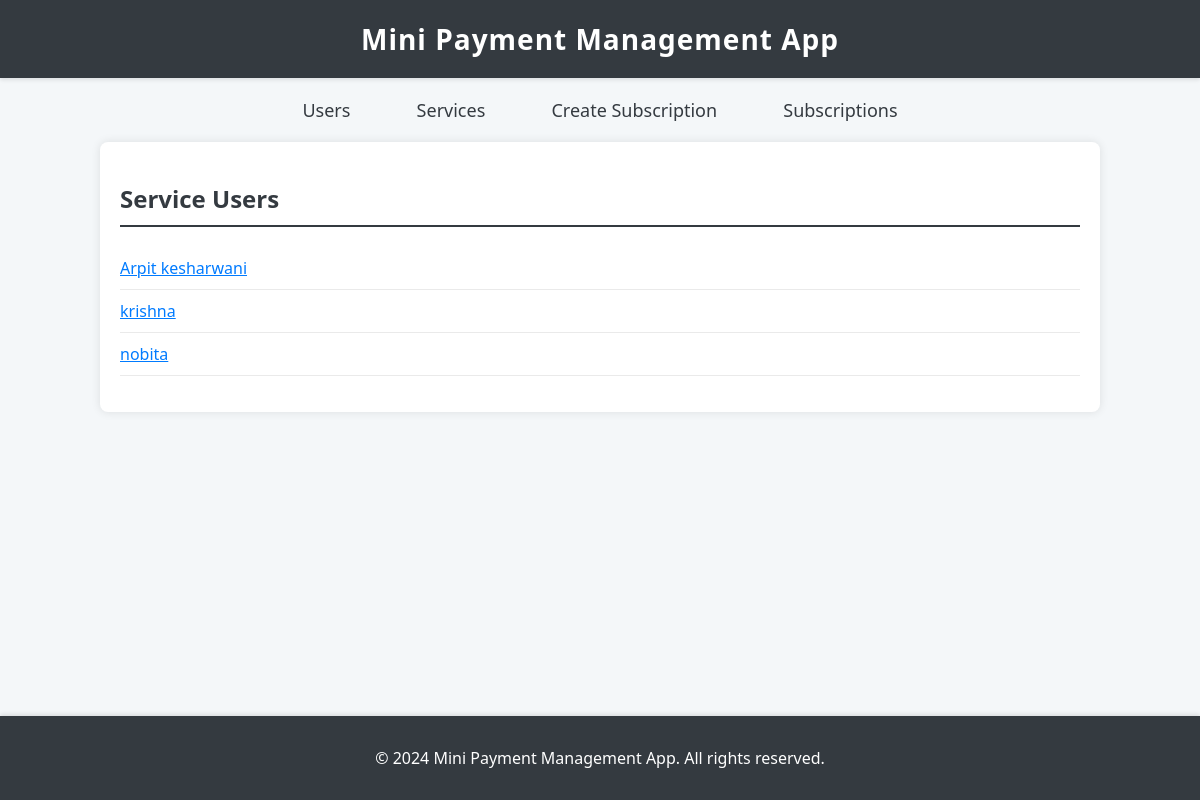
/users/, run on the app's committed database.
### subscriptions/models.py (models this page shows, shortened)
class ServiceUser(models.Model):
    GENDER_CHOICES = [
        ('M', 'Male'),
        ('F', 'Female'),
        ('O', 'Other'),
    ]
    name = models.CharField(max_length=100)
    email = models.EmailField(unique=True)
    age = models.PositiveIntegerField()
    gender = models.CharField(max_length=1, choices=GENDER_CHOICES)

### subscriptions/views.py (the view)
# urls.py: path('users/', ServiceUserListView.as_view(), name='user_list'),
class ServiceUserListView(ListView):
    model = ServiceUser
    template_name = 'subscriptions/serviceuser_list.html'
    context_object_name = 'users'

### subscriptions/templates/subscriptions/serviceuser_list.html
{% extends 'base.html' %} {% block content %}
<h2>Service Users</h2>
<ul>
  {% for user in users %}
  <li>
    <a class="btn btn-primary" href="{% url 'user_detail' user.id %}"
      >{{ user.name }}</a
    >
  </li>
  {% endfor %}
</ul>
{% endblock %}

### subscriptions/templates/base.html (style rules this page uses)
body { font-family: 'Segoe UI', Tahoma, Geneva, Verdana, sans-serif; background-color: #f4f7f9; margin: 0; padding: 0; color: #333; }
h2 { color: #343a40; border-bottom: 2px solid #343a40; padding-bottom: 10px; }
ul { list-style-type: none; padding: 0; }
ul li { padding: 10px 0; border-bottom: 1px solid #eaeaea; }
ul li a { color: #343a40; text-decoration: none; transition: color 0.3s; }
.btn-primary { color: #007bff; cursor: pointer; text-decoration: underline; }

### data on the page
ServiceUser: name "Arpit kesharwani"
ServiceUser: name "krishna"
ServiceUser: name "nobita"
